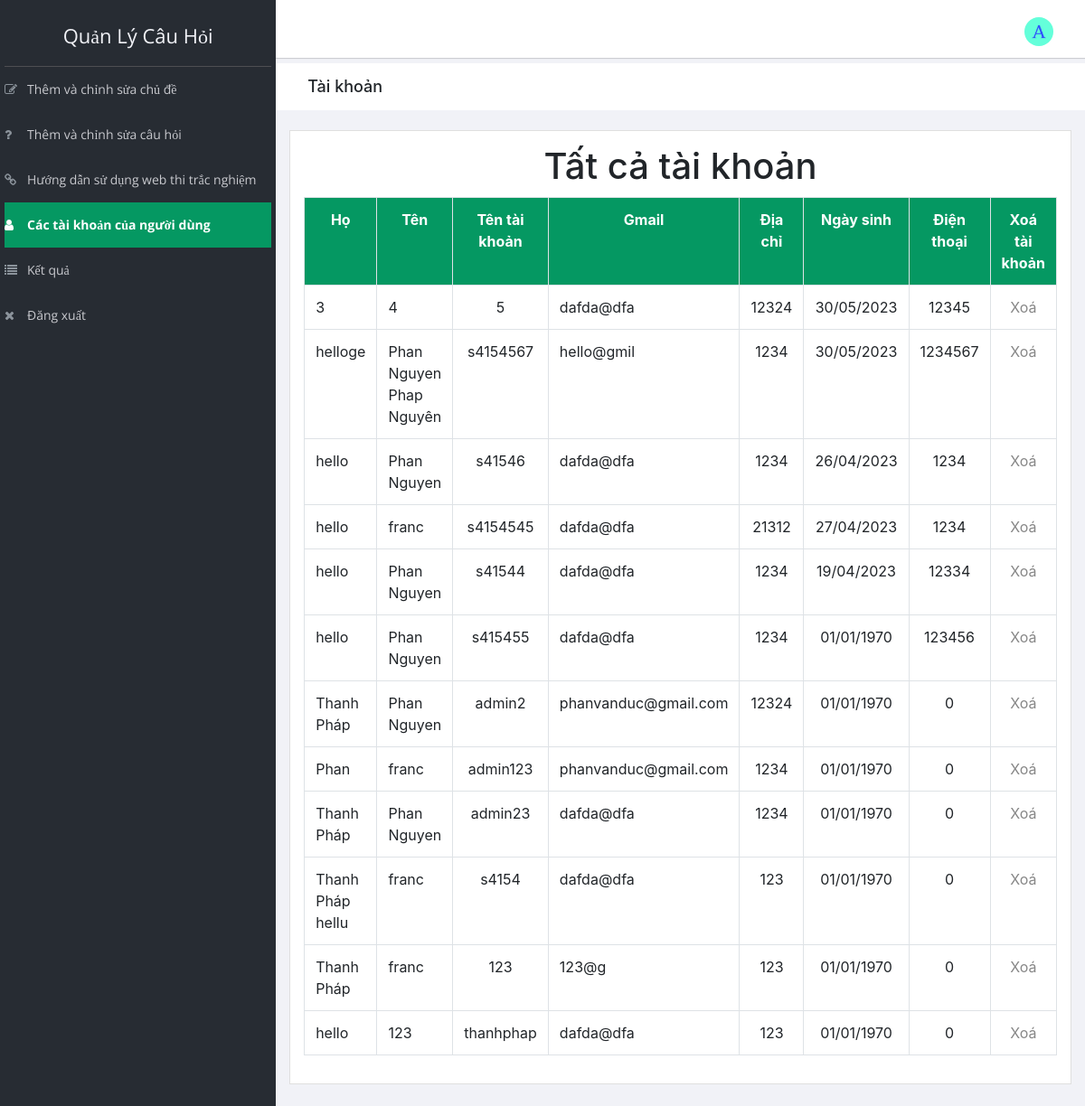
The app's page /admin/user_acc.php (signed in) with its own data.
### tables this page shows
CREATE TABLE `registration` (
  `id` int(5) NOT NULL,
  `firstname` varchar(50) NOT NULL,
  `lastname` varchar(50) NOT NULL,
  `username` varchar(50) NOT NULL,
  `password` varchar(50) NOT NULL,
  `email` varchar(50) NOT NULL,
  `contact` varchar(50) NOT NULL,
  `birthday` varchar(100) NOT NULL,
  `phonenum` varchar(100) NOT NULL
);

### admin/user_acc.php (the view, shortened to what this page needs)
<?php
include "header_user_acc.php";
include "../connection.php";
    ?>
<div class="breadcrumbs">
    <div class="col-sm-4">
        <div class="page-header float-left">
            <div class="page-title">
                <h1>Tài khoản</h1>
            </div>
        </div>
    </div>
</div>
<div class="content mt-3">
    <div class="animated fadeIn">
        <div class="row">
            <div class="col-lg-12">
                <div class="card">
                    <div class="card-body">
                        <center>
                            <h1 style="margin-bottom: 10px;">Tất cả tài khoản</h1>
                        </center>
                        <?php
$res=mysqli_query($link,"select * from registration order by id desc");
$count=mysqli_num_rows($res);
if($count==0)
{
    ?>
                        <center>
                            <h1>Không có tài khoản nào</h1>
                        </center>
                        <?php
}
else{
    echo "<table class='table table-bordered'>";
    echo "<tr style='background-color:#059862; color:white;'>";
    echo "<th style='text-align:center;'>"; echo "Họ"; echo "</th>";
    echo "<th style='text-align:center;'>"; echo "Tên"; echo "</th>";
    echo "<th style='text-align:center;'>"; echo "Tên tài khoản"; echo "</th>";
    echo "<th style='text-align:center;'>"; echo "Gmail"; echo "</th>";
    echo "<th style='text-align:center;'>";echo "Địa chỉ"; echo "</th>";
    echo "<th style='text-align:center;'>";echo "Ngày sinh"; echo "</th>";
    echo "<th style='text-align:center;'>";echo "Điện thoại"; echo "</th>";
    echo "<th style='text-align:center;'>";echo "Xoá tài khoản"; echo "</th>";
    echo "</tr>";
    while($row=mysqli_fetch_array($res))
    {
        echo "<tr>";
        echo "<td>"; echo $row["lastname"]; echo "</td>";
        echo "<td>"; echo $row["firstname"]; echo "</td>";
        echo "<td style='text-align:center;'>"; echo $row["username"]; echo "</td>";
        echo "<td>"; echo $row["email"]; echo "</td>";
        echo "<td style='text-align:center;'>";echo $row["contact"]; echo "</td>";
        echo "<td style='text-align:center;'>";echo date('d/m/Y', strtotime($row["birthday"]));echo "</td>";
        echo "<td style='text-align:center;'>";echo $row["phonenum"]; echo "</td>";
         echo "<td style='text-align:center;'>";
        ?>
                        <a href="delete_acc.php?id=<?php echo $row['id'];?>">Xoá</a>
                        <?php
        echo "</td>";
        echo "</tr>";
    }
    echo "</table>";
}
?>
                    </div>
                </div>
            </div>
        </div>
    </div>
</div>

### records on screen
registration: lastname "3", firstname "4", username "5", email "dafda@dfa", contact "12324", birthday "30/05/2023", phonenum "12345"
registration: lastname "helloge", firstname "Phan Nguyen Phap Nguyên", username "s4154567", email "hello@gmil", contact "1234", birthday "30/05/2023", phonenum "1234567"
registration: lastname "hello", firstname "Phan Nguyen", username "s41546", email "dafda@dfa", contact "1234", birthday "26/04/2023", phonenum "1234"
registration: lastname "hello", firstname "franc", username "s4154545", email "dafda@dfa", contact "21312", birthday "27/04/2023", phonenum "1234"
registration: lastname "hello", firstname "Phan Nguyen", username "s41544", email "dafda@dfa", contact "1234", birthday "19/04/2023", phonenum "12334"
registration: lastname "hello", firstname "Phan Nguyen", username "s415455", email "dafda@dfa", contact "1234", birthday "01/01/1970", phonenum "123456"
registration: lastname "Thanh Pháp", firstname "Phan Nguyen", username "admin2", email "phanvanduc@gmail.com", contact "12324", birthday "01/01/1970", phonenum "0"
registration: lastname "Phan", firstname "franc", username "admin123", email "phanvanduc@gmail.com", contact "1234", birthday "01/01/1970", phonenum "0"
registration: lastname "Thanh Pháp", firstname "Phan Nguyen", username "admin23", email "dafda@dfa", contact "1234", birthday "01/01/1970", phonenum "0"
registration: lastname "Thanh Pháp hellu", firstname "franc", username "s4154", email "dafda@dfa", contact "123", birthday "01/01/1970", phonenum "0"
registration: lastname "Thanh Pháp", firstname "franc", username "123", email "123@g", contact "123", birthday "01/01/1970", phonenum "0"
registration: lastname "hello", firstname "123", username "thanhphap", email "dafda@dfa", contact "123", birthday "01/01/1970", phonenum "0"
